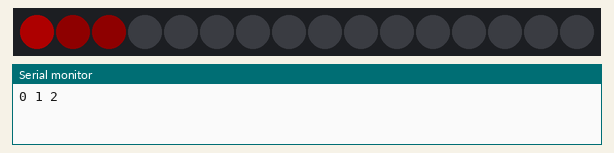
The sketch below on a simulated ATtiny85, built with avr-gcc and run on an emulated ATtiny85. Parts: 16 RGB LEDs in strip order, left to right, the last lines printed to the serial monitor. Dim RGB values are drawn brighter than linear.

Above: at 0.01 s.
At 0.53 s:
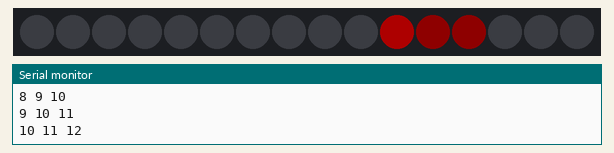
At 1.17 s:
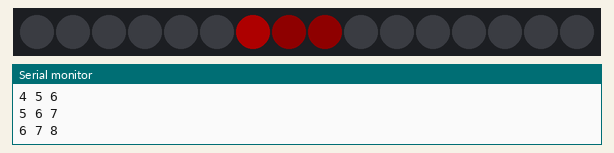

Measured:
- by itself, everything shown: repeats every 0.84 s, in 16 steps

The sketch:

Ring_loop.ino
```cpp
#include <Adafruit_NeoPixel.h>
#ifdef __AVR__
#include <avr/power.h>
#endif
#define PIN       2
#define NUMPIXELS 16

Adafruit_NeoPixel pixels(NUMPIXELS, PIN, NEO_GRB + NEO_KHZ800);

#define DELAYVAL 50

void setup() {

#if defined(__AVR_ATtiny85__) && (F_CPU == 16000000)
  clock_prescale_set(clock_div_1);
#endif

  pixels.setBrightness(50);
  Serial.begin(9600);
  pixels.begin();
}

void loop() {

  for(int i=0; i<16; i++) {

    int j=i+2;
    int k=i+1;

    pixels.setPixelColor(j, pixels.Color(75, 0, 0));

    pixels.setPixelColor(i, pixels.Color(255, 0, 0));

    pixels.setPixelColor(k, pixels.Color(75, 0, 0));

    Serial.print(i); Serial.print(" ");
    Serial.print(k); Serial.print(" ");
    Serial.println(j);

    pixels.show();   // Send the updated pixel colors to the hardware.
    pixels.clear();


      if(i==13){

      int n=0;
      int m=15;
      int i=14;

    pixels.setPixelColor(m, pixels.Color(75, 0, 0));

    pixels.setPixelColor(i, pixels.Color(255, 0, 0));

    pixels.setPixelColor(n, pixels.Color(75, 0, 0));

    Serial.print (n);
    Serial.println(m);

    }
    /*pixels.clear();
    pixels.show();  */ // Send the updated pixel colors to the hardware.


      if(i==14){
        int m=0;
        int n=1;
        int i=15;

    pixels.setPixelColor(m, pixels.Color(75, 0, 0));

    pixels.setPixelColor(i, pixels.Color(255, 0, 0));

    pixels.setPixelColor(n, pixels.Color(75, 0, 0));


      }
 // Set all pixel colors to 'off'

    /*pixels.clear();
    pixels.show();  */
    delay(DELAYVAL); // Pause before next pass through loop
    //Serial.println(i);


  }


}

    /*for(int i=17; i>=-1; i--) {

    int j=i+1;
    int k=i-1;

    pixels.setPixelColor(j, pixels.Color(75, 0, 0));

    pixels.setPixelColor(i, pixels.Color(255, 0, 0));

    pixels.setPixelColor(k, pixels.Color(75, 0, 0));


    pixels.show();
    pixels.clear();

    delay(DELAYVAL);
     Serial.println(i);*/
```
